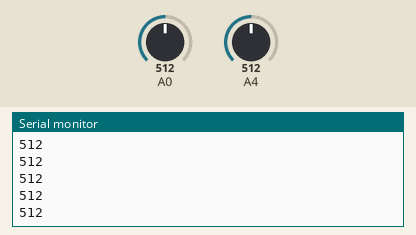
A sketch run on a simulated Arduino Uno, built with avr-gcc and run on an emulated ATmega328P. Parts: the last lines printed to the serial monitor. Inputs (shaded band) come from the test bench; at power-on: A4 = 512, A0 = 512.

Above: at 1.2 s.
1.3 s: A4 set to 716
At 1.31 s:
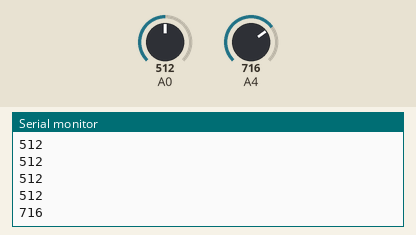
2.8 s: A4 set to 900
At 2.82 s:
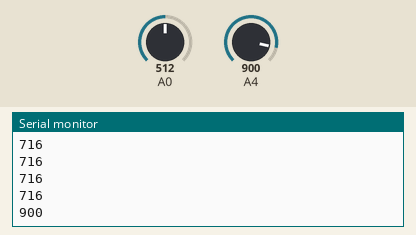
Timing chart, 0 to 5.8 s (numbered marks = the images above; inputs shaded):
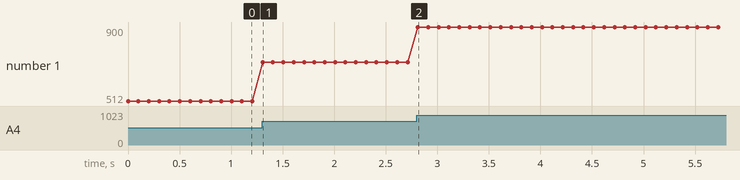

The sketch:

strain_gauge.ino
```cpp
void setup() {
  pinMode(A0, INPUT);
  pinMode(A4, INPUT);
  Serial.begin(9600);
}

void loop() {
  // put your main code here, to run repeatedly:
  int v1 = analogRead(A0);
  int v2 = analogRead(A4);
  //Serial.print(v1);
  //Serial.print(",");
  Serial.println(v2);
  delay(100);
}
```

Measured:
- after the input at 1.3 s, the serial monitor: prints a new line at once (image 1)
- after the input at 2.8 s, the serial monitor: prints a new line at once (image 2)
- plotted number 1: 512 → 716 after the input at 1.3 s, 716 → 900 after the input at 2.8 s
